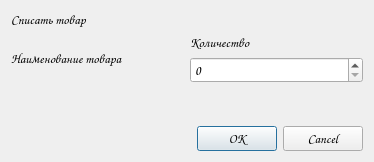
<?xml version="1.0" encoding="UTF-8"?>
<ui version="4.0">
 <class>Dialog</class>
 <widget class="QDialog" name="Dialog">
  <property name="geometry">
   <rect>
    <x>0</x>
    <y>0</y>
    <width>374</width>
    <height>162</height>
   </rect>
  </property>
  <property name="font">
   <font>
    <family>Comic Sans MS</family>
    <pointsize>10</pointsize>
   </font>
  </property>
  <property name="windowTitle">
   <string>Dialog</string>
  </property>
  <layout class="QGridLayout" name="gridLayout_3">
   <item row="1" column="0">
    <layout class="QHBoxLayout" name="horizontalLayout">
     <item>
      <layout class="QGridLayout" name="gridLayout">
       <item row="0" column="0">
        <widget class="QLabel" name="productLabel">
         <property name="text">
          <string>Наименование товара</string>
         </property>
        </widget>
       </item>
      </layout>
     </item>
     <item>
      <layout class="QGridLayout" name="gridLayout_2">
       <item row="1" column="0">
        <widget class="QSpinBox" name="writeOffBox"/>
       </item>
       <item row="0" column="0">
        <widget class="QLabel" name="spaceLabel">
         <property name="text">
          <string>Количество</string>
         </property>
        </widget>
       </item>
      </layout>
     </item>
    </layout>
   </item>
   <item row="3" column="0">
    <widget class="QDialogButtonBox" name="dialogBox">
     <property name="orientation">
      <enum>Qt::Horizontal</enum>
     </property>
     <property name="standardButtons">
      <set>QDialogButtonBox::Cancel|QDialogButtonBox::Ok</set>
     </property>
    </widget>
   </item>
   <item row="2" column="0">
    <spacer name="verticalSpacer_2">
     <property name="orientation">
      <enum>Qt::Vertical</enum>
     </property>
     <property name="sizeHint" stdset="0">
      <size>
       <width>20</width>
       <height>40</height>
      </size>
     </property>
    </spacer>
   </item>
   <item row="0" column="0">
    <widget class="QLabel" name="label">
     <property name="text">
      <string>Списать товар</string>
     </property>
    </widget>
   </item>
  </layout>
 </widget>
 <resources/>
 <connections/>
</ui>
